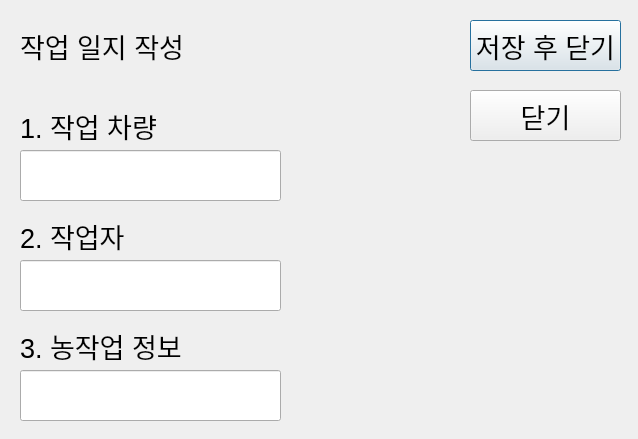
<?xml version="1.0" encoding="UTF-8"?>
<ui version="4.0">
 <class>DialogInfo</class>
 <widget class="QDialog" name="DialogInfo">
  <property name="geometry">
   <rect>
    <x>0</x>
    <y>0</y>
    <width>638</width>
    <height>439</height>
   </rect>
  </property>
  <property name="windowTitle">
   <string>작업일지</string>
  </property>
  <property name="modal">
   <bool>true</bool>
  </property>
  <widget class="QLabel" name="label">
   <property name="geometry">
    <rect>
     <x>20</x>
     <y>110</y>
     <width>261</width>
     <height>31</height>
    </rect>
   </property>
   <property name="font">
    <font>
     <pointsize>20</pointsize>
    </font>
   </property>
   <property name="text">
    <string>1. 작업 차량</string>
   </property>
  </widget>
  <widget class="QLineEdit" name="lineEdit_device">
   <property name="geometry">
    <rect>
     <x>20</x>
     <y>150</y>
     <width>261</width>
     <height>51</height>
    </rect>
   </property>
   <property name="font">
    <font>
     <pointsize>20</pointsize>
    </font>
   </property>
  </widget>
  <widget class="QLineEdit" name="lineEdit_name">
   <property name="geometry">
    <rect>
     <x>20</x>
     <y>260</y>
     <width>261</width>
     <height>51</height>
    </rect>
   </property>
   <property name="font">
    <font>
     <pointsize>20</pointsize>
    </font>
   </property>
   <property name="text">
    <string/>
   </property>
  </widget>
  <widget class="QLabel" name="label_2">
   <property name="geometry">
    <rect>
     <x>20</x>
     <y>220</y>
     <width>261</width>
     <height>31</height>
    </rect>
   </property>
   <property name="font">
    <font>
     <pointsize>20</pointsize>
    </font>
   </property>
   <property name="text">
    <string>2. 작업자</string>
   </property>
  </widget>
  <widget class="QLabel" name="label_4">
   <property name="geometry">
    <rect>
     <x>20</x>
     <y>330</y>
     <width>261</width>
     <height>31</height>
    </rect>
   </property>
   <property name="font">
    <font>
     <pointsize>20</pointsize>
    </font>
   </property>
   <property name="text">
    <string>3. 농작업 정보</string>
   </property>
  </widget>
  <widget class="QLineEdit" name="lineEdit_job">
   <property name="geometry">
    <rect>
     <x>20</x>
     <y>370</y>
     <width>261</width>
     <height>51</height>
    </rect>
   </property>
   <property name="font">
    <font>
     <pointsize>20</pointsize>
    </font>
   </property>
   <property name="text">
    <string/>
   </property>
  </widget>
  <widget class="QPushButton" name="pushButton_save_ini">
   <property name="geometry">
    <rect>
     <x>470</x>
     <y>20</y>
     <width>151</width>
     <height>51</height>
    </rect>
   </property>
   <property name="font">
    <font>
     <pointsize>20</pointsize>
    </font>
   </property>
   <property name="text">
    <string>저장 후 닫기</string>
   </property>
  </widget>
  <widget class="QLabel" name="label_3">
   <property name="geometry">
    <rect>
     <x>20</x>
     <y>30</y>
     <width>261</width>
     <height>31</height>
    </rect>
   </property>
   <property name="font">
    <font>
     <pointsize>20</pointsize>
     <underline>true</underline>
    </font>
   </property>
   <property name="text">
    <string>작업 일지 작성</string>
   </property>
  </widget>
  <widget class="QPushButton" name="pushButton_close">
   <property name="geometry">
    <rect>
     <x>470</x>
     <y>90</y>
     <width>151</width>
     <height>51</height>
    </rect>
   </property>
   <property name="font">
    <font>
     <pointsize>20</pointsize>
    </font>
   </property>
   <property name="text">
    <string>닫기</string>
   </property>
  </widget>
 </widget>
 <resources/>
 <connections/>
</ui>
